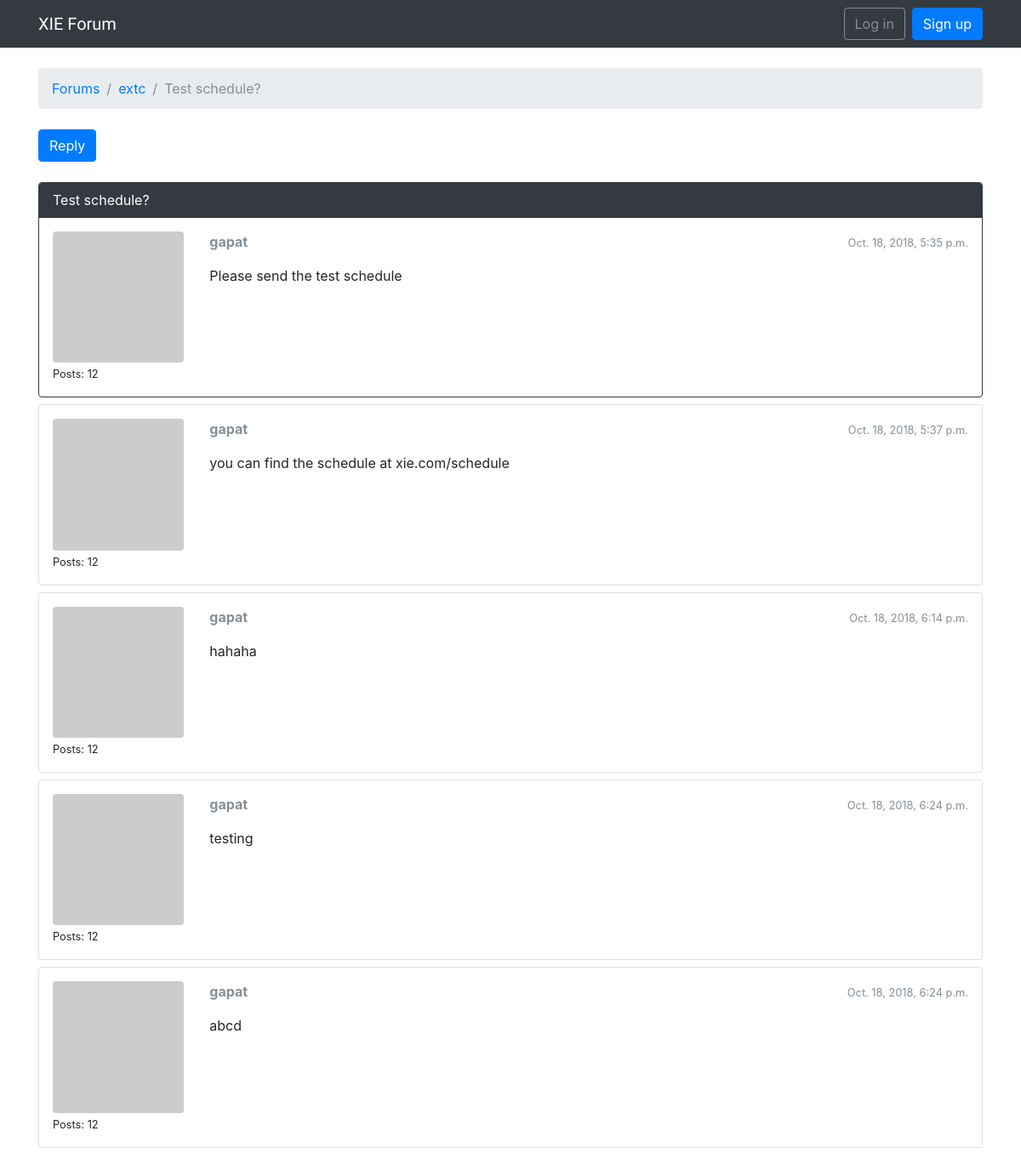
The app's page /boards/2/topics/1/ with its own data.
### boards/models.py (models this page shows, shortened)
class Topic(models.Model):
    subject = models.CharField(max_length=255)
    last_updated = models.DateTimeField(auto_now_add=True)
    board = models.ForeignKey(Board, related_name='topics',on_delete=models.PROTECT)
    starter = models.ForeignKey(User, related_name='topics',on_delete=models.PROTECT)
    views = models.PositiveIntegerField(default=0)

class Board(models.Model):
    name = models.CharField(max_length=30, unique=True)
    description = models.CharField(max_length=100)

class Post(models.Model):
    message = models.TextField(max_length=4000)
    topic = models.ForeignKey(Topic, related_name='posts', on_delete=models.PROTECT)
    created_at = models.DateTimeField(auto_now_add=True)
    updated_at = models.DateTimeField(null=True)
    created_by = models.ForeignKey(User, related_name='posts', on_delete=models.PROTECT)
    updated_by = models.ForeignKey(User, null=True, related_name='+', on_delete=models.PROTECT)
    def get_message_as_markdown(self):
        return mark_safe(markdown(self.message, safe_mode='escape'))

### boards/views.py (the view)
# urls.py: url(r'^boards/(?P<pk>\d+)/topics/(?P<topic_pk>\d+)/$', views.PostListView.as_view(), name='topic_posts'),
class PostListView(ListView):
    model = Post
    context_object_name = 'posts'
    template_name = 'topic_posts.html'
    paginate_by = 20
    def get_context_data(self, **kwargs):
        session_key = 'viewed_topic_{}'.format(self.topic.pk)
        if not self.request.session.get(session_key, False):
            self.topic.views += 1
            self.topic.save()
            self.request.session[session_key] = True
        kwargs['topic'] = self.topic
        return super().get_context_data(**kwargs)
    def get_queryset(self):
        self.topic = get_object_or_404(Topic, board__pk=self.kwargs.get('pk'), pk=self.kwargs.get('topic_pk'))
        queryset = self.topic.posts.order_by('created_at')
        return queryset

### boards/templatetags/gravatar.py (called while the page is built)
@register.filter
def gravatar(user):
    email = user.email.lower().encode('utf-8')
    default = 'mm'
    size = 256
    url = 'https://www.gravatar.com/avatar/{md5}?{params}'.format(
        md5=hashlib.md5(email).hexdigest(),
        params=urlencode({'d': default, 's': str(size)})
    )
    return url

### templates/topic_posts.html (shortened to what this page needs)
{% extends 'base.html' %}
{% load gravatar %}
{% block breadcrumb %}
  <li class="breadcrumb-item"><a href="{% url 'home' %}">Forums</a></li>
  <li class="breadcrumb-item"><a href="{% url 'board_topics' topic.board.pk %}">{{ topic.board.name }}</a></li>
  <li class="breadcrumb-item active">{{ topic.subject }}</li>
{% endblock %}
{% block content %}
  <div class="mb-4">
    <a href="{% url 'reply_topic' topic.board.pk topic.pk %}" class="btn btn-primary" role="button">Reply</a>
  </div>
  {% for post in posts %}
    <div id="{{ post.pk }}" class="card {% if forloop.last %}mb-4{% else %}mb-2{% endif %} {% if forloop.first %}border-dark{% endif %}">
      {% if forloop.first %}
        <div class="card-header text-white bg-dark py-2 px-3">{{ topic.subject }}</div>
      {% endif %}
      <div class="card-body p-3">
        <div class="row">
          <div class="col-2">
            <img src="{{ post.created_by|gravatar }}" alt="{{ post.created_by.username }}" class="w-100 rounded">
            <small>Posts: {{ post.created_by.posts.count }}</small>
          </div>
          <div class="col-10">
            <div class="row mb-3">
              <div class="col-6">
                <strong class="text-muted">{{ post.created_by.username }}</strong>
              </div>
              <div class="col-6 text-right">
                <small class="text-muted">{{ post.created_at }}</small>
              </div>
            </div>
            <div class="post-body">
              {{ post.get_message_as_markdown }}
            </div>
          </div>
        </div>
      </div>
    </div>
  {% endfor %}
{% endblock %}

### templates/base.html (shortened to what this page needs)
{% load static %}<!DOCTYPE html>
<html>
  <head>
    <link rel="stylesheet" href="{% static 'css/bootstrap.min.css' %}">
    <link rel="stylesheet" href="{% static 'css/app.css' %}">
  </head>
  <body>
    {% block body %}
      <div class="wrapper">
        <nav class="navbar navbar-expand-sm navbar-dark bg-dark">
          <div class="container">
            <a class="navbar-brand" href="{% url 'home' %}">XIE Forum</a>
            <div class="collapse navbar-collapse" id="mainMenu">
              {% if user.is_authenticated %}
                <ul class="navbar-nav ml-auto">
                  <li class="nav-item dropdown">
                    <a class="nav-link dropdown-toggle" href="#" id="userMenu" data-toggle="dropdown" aria-haspopup="true" aria-expanded="false">
                      {{ user.username }}
                    </a>
                    <div class="dropdown-menu dropdown-menu-right" aria-labelledby="userMenu">
                      <a class="dropdown-item" href="{% url 'my_account' %}">My account</a>
                      <div class="dropdown-divider"></div>
                      <a class="dropdown-item" href="{% url 'logout' %}">Log out</a>
                    </div>
                  </li>
                </ul>
              {% else %}
                <form class="form-inline ml-auto">
                  <a href="{% url 'login' %}" class="btn btn-outline-secondary">Log in</a>
                  <a href="{% url 'signup' %}" class="btn btn-primary ml-2">Sign up</a>
                </form>
              {% endif %}
            </div>
          </div>
        </nav>
        <div class="container">
          <ol class="breadcrumb my-4">
            {% block breadcrumb %}
            {% endblock %}
          </ol>
          {% block content %}
          {% endblock %}
        </div>
      </div>
    {% endblock body %}
  </body>
</html>

### static/css/app.css (style rules this page uses)
html, body { height: 100%; }
.navbar-brand { font-family: 'Sans-serif', 'Helvetica',cursive; }
.wrapper { position: relative; min-height: 100%; height: auto !important; height: 100%; margin: 0 auto -60px; }

### records on screen
Topic: board.name "extc", subject "Test schedule?"
Post: created_by.posts.count "12", created_by.username "gapat", created_at "Oct. 18, 2018, 5:35 p.m.", get_message_as_markdown "Please send the test schedule"
Post: created_by.posts.count "12", created_by.username "gapat", created_at "Oct. 18, 2018, 5:37 p.m.", get_message_as_markdown "you can find the schedule at xie.com/schedule"
Post: created_by.posts.count "12", created_by.username "gapat", created_at "Oct. 18, 2018, 6:14 p.m.", get_message_as_markdown "hahaha"
Post: created_by.posts.count "12", created_by.username "gapat", created_at "Oct. 18, 2018, 6:24 p.m.", get_message_as_markdown "testing"
Post: created_by.posts.count "12", created_by.username "gapat", created_at "Oct. 18, 2018, 6:24 p.m.", get_message_as_markdown "abcd"
